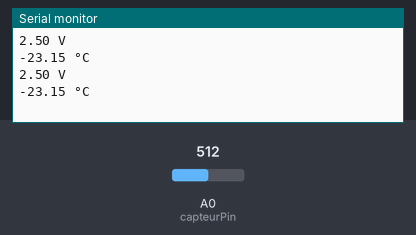
Bench run of a sketch on a simulated Arduino Uno, built with avr-gcc and run on an emulated ATmega328P. Parts: the last lines printed to the serial monitor. The inputs (shaded band) are chosen by the test bench; at power-on: A0 (capteurPin) = 512.

Above: at 1.8 s.
1.9 s: A0 (capteurPin) set to 716
At 2.8 s:
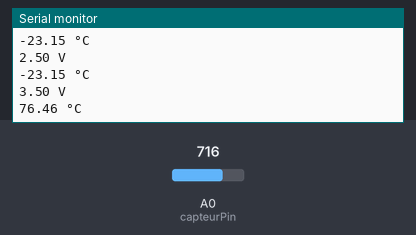
3.4 s: A0 (capteurPin) set to 900
At 4.5 s:
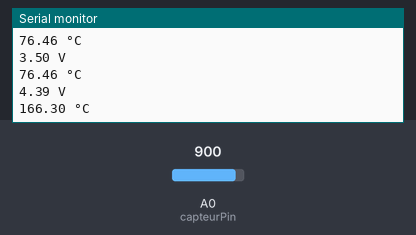
Timing chart, 0 to 6.4 s (numbered marks = the images above; inputs shaded):
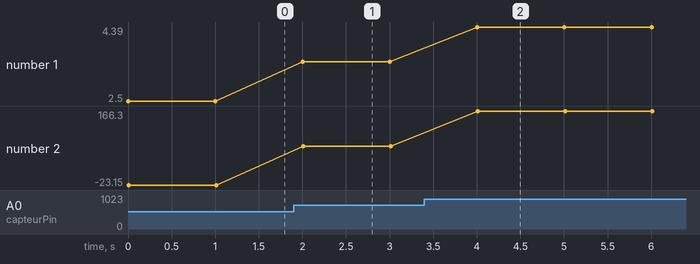

Measured:
- after the input at 1.9 s, the serial monitor: prints a new line after 0.10 s (image 1)
- after the input at 3.4 s, the serial monitor: prints a new line after 0.60 s (image 2)
- plotted number 1: 2.5 → 3.5 after the input at 1.9 s, 3.5 → 4.39 after the input at 3.4 s
- plotted number 2: -23.15 → 76.46 after the input at 1.9 s, 76.46 → 166.3 after the input at 3.4 s

The sketch:

LM335Z.ino
```cpp
// Code pour le capteur de température LM335Z

int capteurPin =  A0;    // Port analogique pour lire la température

void setup() {
  Serial.begin(9600);
  }

void loop() {
  int tensionAnalogique = analogRead(capteurPin); // Lecture de la tension
  float tension = (tensionAnalogique * 5.0) / 1024.0; //Conversion en volt
  float temperature = ((tensionAnalogique*5.0)/10.24)-273.15;

  Serial.print(tension);
  Serial.println(" V");
  Serial.print(temperature);
  Serial.println(" °C");

  delay(1000);
  }
```
